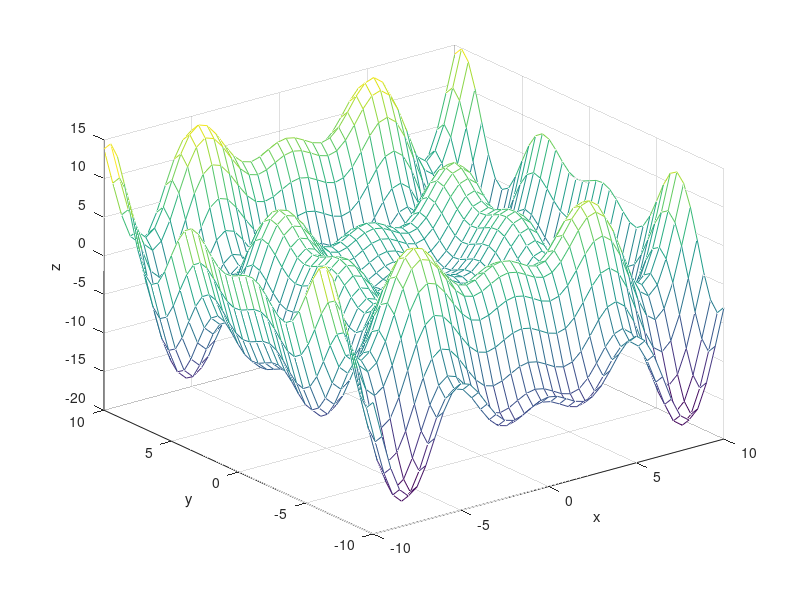

MATLAB code to generate this figure:
y= -10:0.5:10;
x= -10:0.5:10; 
[X,Y]=meshgrid(x,y);
Z=-X.*sin(X)-Y.*cos(Y);
figure
mesh(X,Y,Z)
xlabel('x');
ylabel('y');
zlabel('z');
